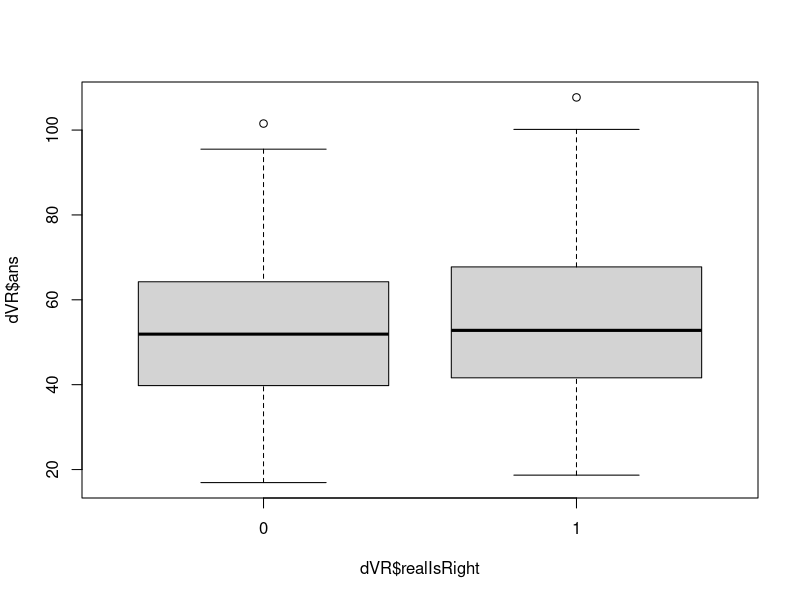
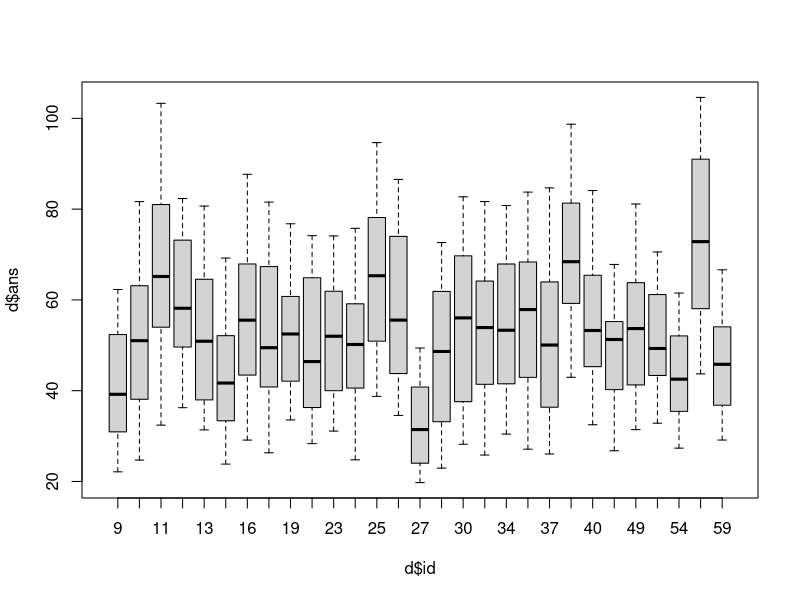

Recreate these plots in R, in order. (Note: this script raises an error after producing the figures.)
setwd("~/ExoAR/dataAnalysis/Rstuff")

library(car)
library(ggplot2)

library("afex")     # needed for ANOVA functions.
library("emmeans")  # emmeans must now be loaded explicitly for follow-up tests.
library("multcomp") # for advanced control for multiple testing/Type 1 errors.

afex_options(emmeans_model = "multivariate") # use multivariate model for all follow-up tests.

d <- read.table('trimmedData.csv',header = TRUE, sep = ',')

d$ans <- d$ans*100

#trim data to delete errors
d$relativeAns <- d$ans/d$e
d<-d[d$relativeAns>0.35,]

#full factorial model
d$realIsRight <- factor(d$realIsRight)
d$rep <- factor(d$rep)
d$e <- factor(d$e)

# mean between the two rep
d<-aggregate(ans~realIsRight+e+type+id,data=d,FUN=mean)

#ggplot(data=d, aes(x=e, y=relativeAns, colour=factor(type)))+ stat_smooth(method=lm, fullrange=FALSE) + geom_point()

# test if the VR/RV factor is relevent
dVR <- d[which(d$type=="RV"),]
boxplot(dVR$ans ~ dVR$realIsRight)
fitRV <- lm(ans ~ e + realIsRight, data=d)
summary(fitRV)
anova(fitRV)

# since the anova is not significant, we delete this model and average the results
d<-aggregate(ans~e+type+id,data=d,FUN=mean)


#some plots
d$relativeAns <- d$ans/d$e

boxplot(d$ans ~ d$id)
boxplot(d$relativeAns ~ d$id)

boxplot(d$ans ~ d$e)
boxplot(d$relativeAns ~ d$e)

boxplot(d$ans ~ d$type)
boxplot(d$relativeAns ~ d$type)

### Old model, not relevent
#fit1 <- lm(ans ~ e + type*realIsRight, data=d)
#summary(fit1)
#ano1<-aov(fit1)
#TukeyHSD(ano1)

# fit2 <- lm(ans ~ e + type, data=d)
# summary(fit2)
# ano2<-aov(fit2)
# summary(ano2)

# layout(matrix(1:4,2,2))
# plot(fit1)

### plot the linear fit
par(mfrow=c(1,1))
plot <- ggplot(data=d, aes(x=e, y=ans, colour=factor(type)))
plot + stat_smooth(method=lm, fullrange=FALSE) + geom_point()
plot + stat_smooth(method=lm, fullrange=FALSE) + geom_point() + facet_wrap(~as.factor(id), nrow=5)

### compute anova
a1 <- aov_ez("id", "ans", d, between = NULL, within = c("e","type"),anova_table = list(es = "pes"))
nice(a1$anova_table)

### do post-hoc
m1 <- emmeans(a1$aov, ~ type)
summary(as.glht(pairs(m1)), test=adjusted("bonferroni"))
m2 <- emmeans(a1$aov, ~ e)
summary(as.glht(pairs(m2)), test=adjusted("bonferroni"))
m3 <- emmeans(a1$aov, ~ type+e)
summary(as.glht(pairs(m3)), test=adjusted("bonferroni"))
